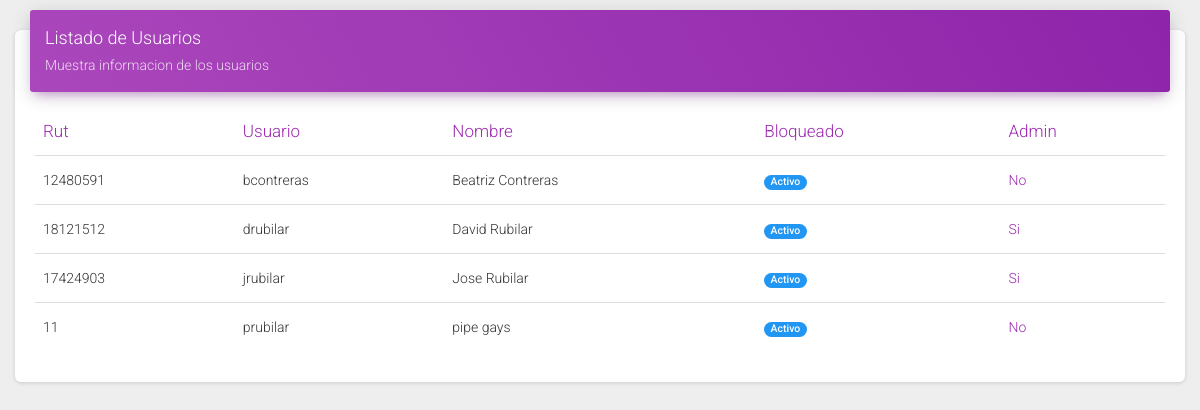
The app's page /listado_usuarios.php (signed in) with its own data.
### tables this page shows
CREATE TABLE IF NOT EXISTS `ctrx_usuarios` (
  `rut` int(11) NOT NULL,
  `usuario` varchar(50) NOT NULL,
  `nombre` varchar(50) NOT NULL,
  `clave` varchar(255) NOT NULL,
  `bloqueado` int(1) NOT NULL DEFAULT '0',
  `admin` int(1) NOT NULL DEFAULT '0',
  PRIMARY KEY (`usuario`,`clave`,`bloqueado`)
);

### listado_usuarios.php (the view, shortened to what this page needs)
<?php
include_once("cabecera.php");
include("conexion.php");
    $consulta = "SELECT rut, usuario, nombre, bloqueado,admin FROM ctrx_usuarios";
    $datos = mysqli_query($mysqli,$consulta);
?>
<body class="">
<div class="container-fluid">
          <div class="row">
            <div class="col-md-12">
              <div class="card">
                <div class="card-header card-header-primary">
                  <h4 class="card-title ">Listado de Usuarios</h4>
                  <p class="card-category"> Muestra informacion de los usuarios</p>
                </div>
                <div class="card-body">
                  <div class="table-responsive">
                    <table class="table table-hover">
                      <thead class=" text-primary">
                        <th>
                          Rut
                        </th>
                        <th>
                          Usuario
                        </th>
                        <th>
                          Nombre
                        </th>
                        <th>
                          Bloqueado
                        </th>
                        <th>
                          Admin
                        </th>
                      </thead>
                      <tbody>
                      <?php while($row = mysqli_fetch_assoc($datos)){ ?>
                        <tr>
                          <td>
                            <?=$row['rut'];?>
                          </td>
                          <td>
                            <?=$row['usuario'];?>
                          </td>
                          <td>
                            <?=$row['nombre'];?>
                          </td>
                          <td>
                          <?= ($row['bloqueado']) ? '<span class="badge badge-pill badge-danger">Bloqueado</span>' : '<span class="badge badge-pill badge-primary">Activo</span>' ?>
                          </td>
                          <td class="text-primary">
                          <?= ($row['admin']) ? 'Si' : 'No' ?>
                          </td>
                        </tr>
                        <?php } ?>
                      </tbody>
                    </table>
                  </div>
                </div>
              </div>
            </div>
          </div>
        </div>
</body>
</html>

### cabecera.php (shortened to what this page needs)
<!DOCTYPE html>
<html lang="en">
<head>
  <link rel="stylesheet" href="https://maxcdn.bootstrapcdn.com/font-awesome/latest/css/font-awesome.min.css">
  <link href="assets/css/material-dashboard.css?v=2.1.2" rel="stylesheet" />
  <link href="assets/demo/demo.css" rel="stylesheet" />
</head>

### records on screen
ctrx_usuarios: rut "12480591", usuario "bcontreras", nombre "Beatriz Contreras", bloqueado "Activo", admin "No"
ctrx_usuarios: rut "18121512", usuario "drubilar", nombre "David Rubilar", bloqueado "Activo", admin "Si"
ctrx_usuarios: rut "17424903", usuario "jrubilar", nombre "Jose Rubilar", bloqueado "Activo", admin "Si"
ctrx_usuarios: rut "11", usuario "prubilar", nombre "pipe gays", bloqueado "Activo", admin "No"
